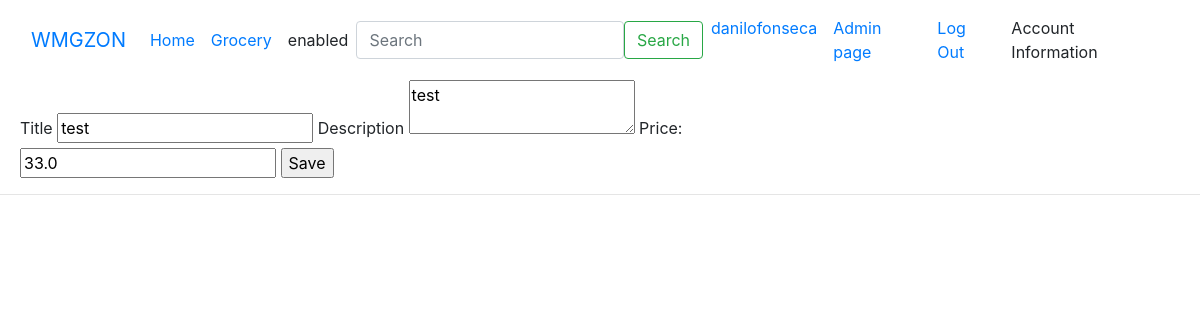
The page /1/update (signed in) on the database its author committed.
### tables this page shows
CREATE TABLE user(
    id INTEGER PRIMARY KEY AUTOINCREMENT,
    username TEXT UNIQUE NOT NULL,
    password TEXT NOT NULL
);

CREATE TABLE product (
    id INTEGER PRIMARY KEY AUTOINCREMENT,
    author_id INTEGER NOT NULL,
    title TEXT NOT NULL,
    price REAL NOT NULL,
    description TEXT,
    image_filename TEXT,
--     rating INTEGER NOT NULL,
--     in_stock BOOLEAN,
--     image BLOB NOT NULL,
    FOREIGN KEY (author_id) REFERENCES user (id)

);

### wmgzon/admin_page.py (the view, shortened to what this page needs)
@admin_bp.route('/<int:product_id>/update', methods=('GET', 'POST'))
@login_required
def update(product_id):
    product = get_product(product_id)
    print("product_ id", product_id)
    return render_template('admin/update.html', product=product)

### wmgzon/admin_page.py (called while the page is built)
def get_product(id, check_author=True):
    post = get_db().execute(
        'SELECT p.id, title, description, price, image_filename, author_id, username'
        ' FROM product p JOIN user u ON p.author_id = u.id'
        ' WHERE p.id = ?',
        (id,)
    ).fetchone()
    if post is None:
        abort(404, f"product id {id} doesn't exist.")
    if check_author and post['author_id'] != g.user['id']:
        abort(403)
    return post

### wmgzon/auth.py (called while the page is built)
@bp.before_app_request
def load_logged_in_user():
    user_id = session.get('user_id')
    if user_id is None:
        g.user = None
    else:
        g.user = get_db().execute(
            'SELECT * FROM user WHERE id = ?', (user_id,)
        ).fetchone()

def login_required(view):
    @functools.wraps(view)
    def wrapped_view(**kwargs):
        if g.user is None:
            return redirect(url_for('auth.login'))
        return view(**kwargs)
    return wrapped_view

### wmgzon/db.py (called while the page is built)
def get_db():
    if 'db' not in g:
        g.db = sqlite3.connect(
            current_app.config['DATABASE'],
            detect_types=sqlite3.PARSE_DECLTYPES
        )
        g.db.row_factory = sqlite3.Row
    return g.db

### wmgzon/templates/admin/update.html (shortened to what this page needs)
{% extends 'base.html' %}
{% block content %}
  <form method="post" enctype="multipart/form-data" style="margin-left: 20px;">
    <label for="title">Title</label>
    <input name="title" id="title" value="{{ request.form.get('title') or product['title'] }}" required>
    <label for="description">Description</label>
    <textarea name="description" id="description">{{ request.form.get('description') or product['description'] }}</textarea>
    <label for="price">Price:</label><br>
    <input id="price" name="price" value="{{ request.form.get('price') or product['price'] }}" required>
    <input type="submit" value="Save">
  </form>
  <hr>
{% endblock %}

### wmgzon/templates/base.html (shortened to what this page needs)
<!DOCTYPE html>
<html lang="en">
<head>
<link rel="stylesheet" href="https://cdn.jsdelivr.net/npm/bootstrap@4.3.1/dist/css/bootstrap.min.css">
  <nav class="navbar navbar-expand-lg bg-body-tertiary">
      <div class="container-fluid">
        <a class="navbar-brand" href="#">WMGZON</a>
        <div class="collapse navbar-collapse" id="navbarSupportedContent">
          <ul class="navbar-nav me-auto mb-2 mb-lg-0">
            <li class="nav-item">
              <a class="nav-link active" aria-current="page" href="{{ url_for('landingpage.index') }}">Home</a>
            </li>
            <li class="nav-item">
              <a class="nav-link" href="{{ url_for('grocery.index') }}">Grocery</a>
            </li>
            <li class="nav-item">
              <a class="nav-link disabled" aria-disabled="true">enabled</a>
            </li>
          </ul>
          <div class="mx-auto">
            <form class="d-flex" role="search">
              <input class="form-control me-2" type="search" placeholder="Search" aria-label="Search">
              <button class="btn btn-outline-success" type="submit">Search</button>
            </form>
          </div>
          <div class="ml-auto">
            <ul class="navbar-nav me-auto mb-2 mb-lg-0">
            {% if g.user %}
            <li class="nav-item">
              <a class="nav-link active" aria-current="page" href="#">{{ g.user['username'] }}</a>
            </li>
            <li class="nav-item">
              <a class="nav-link active" aria-current="page" href="{{ url_for('adminpage.admin_home') }}"> Admin page</a>
            </li>
            <li class="nav-item">
              <a class="nav-link active" aria-current="page" href="{{ url_for('auth.logout') }}">Log Out</a>
            </li>
            <li class="nav-item">
              <a class="nav-link disabled" aria-disabled="true">Account Information</a>
            </li>
            {% endif %}
            </ul>
      </div>
  </nav>
</head>
<body>
    {% block content %}
    {% endblock %}
</body>
</html>

### rows shown on the page
user: user.username "danilofonseca"
product: title "test", description "test", price "33.0"
